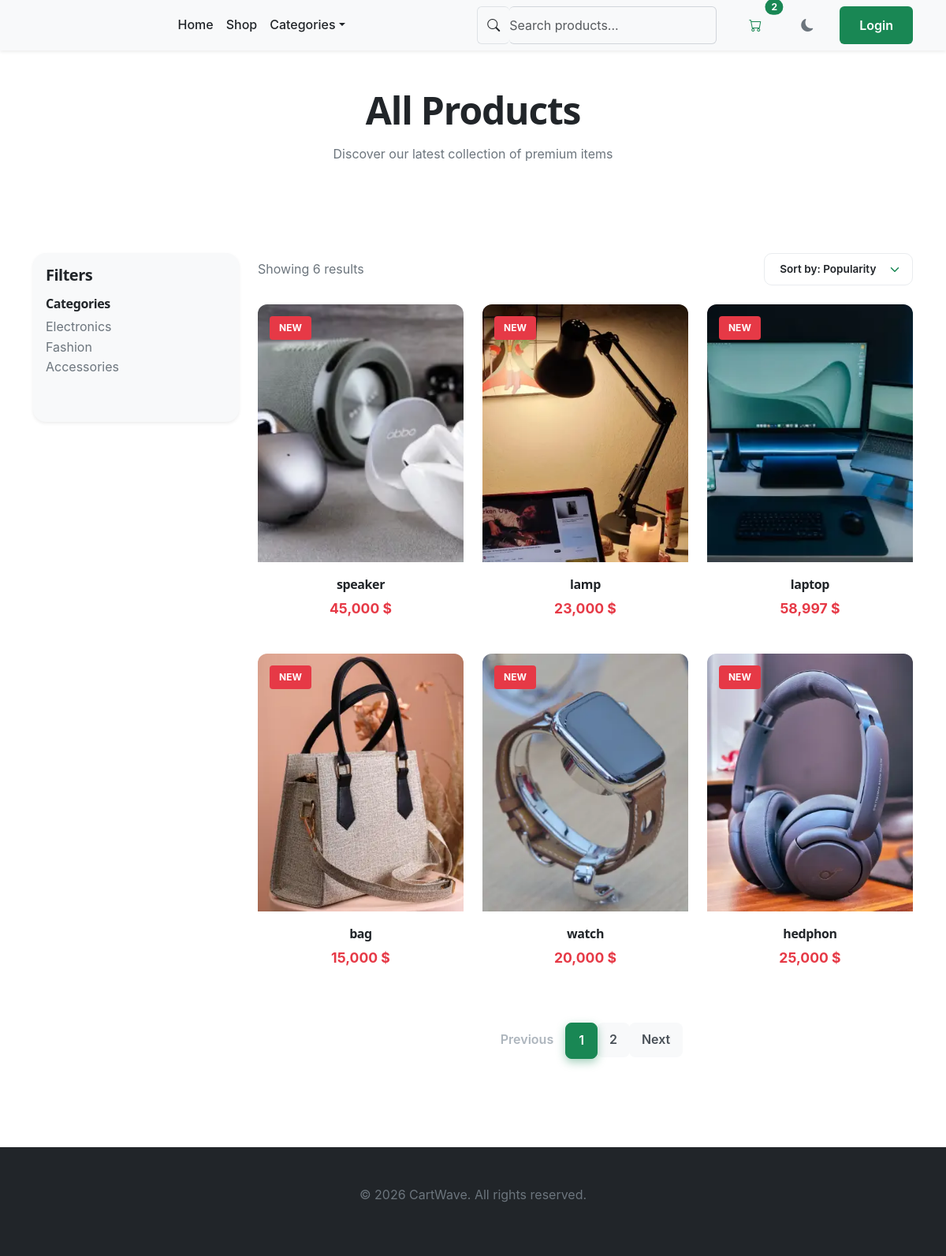
/shop/, run on an earlier commit of the app's database.
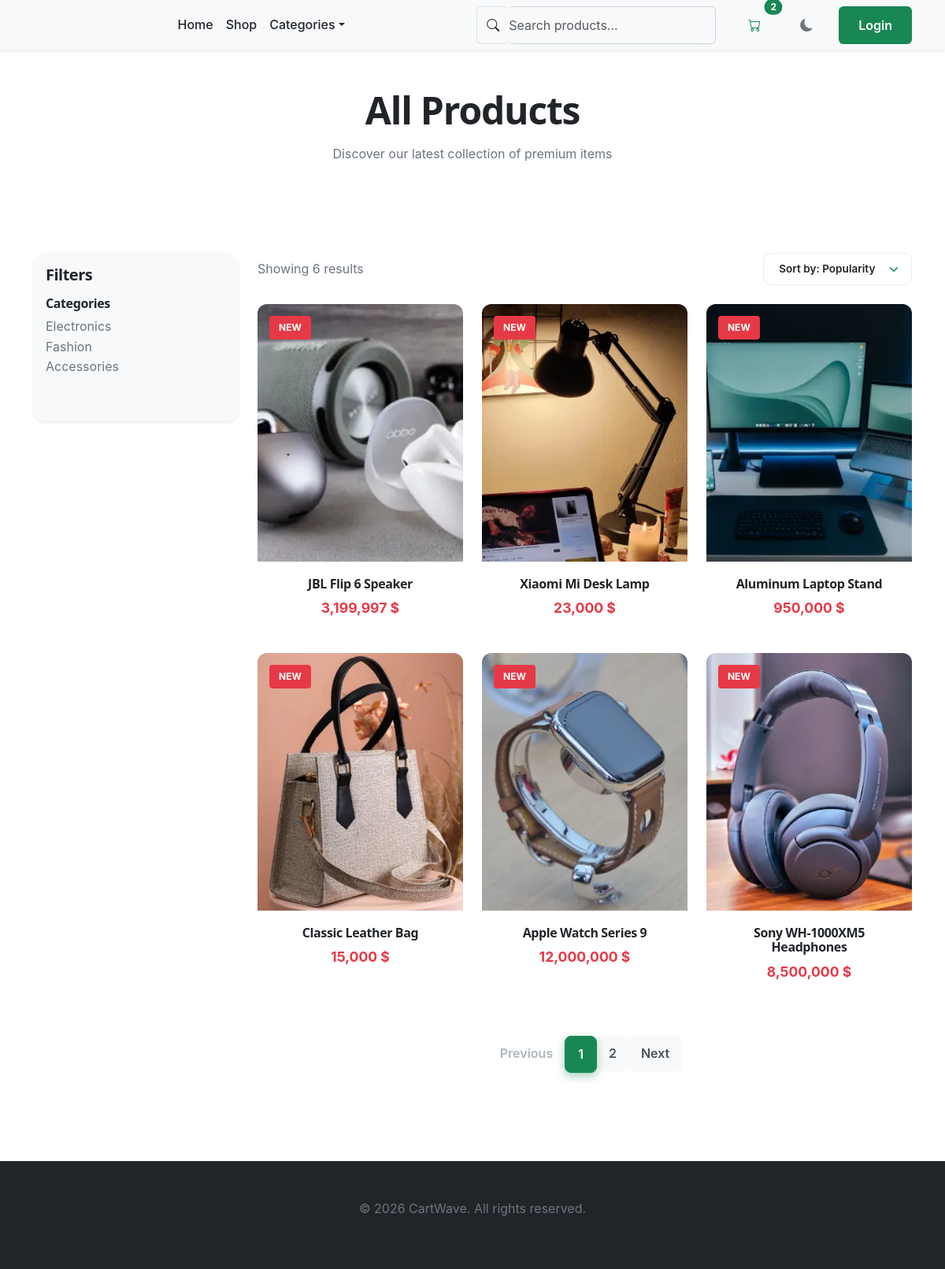
And on a later commit of the database.
### products/models.py (models this page shows, shortened)
class Product(models.Model):
    name = models.CharField(max_length=200)
    description = models.TextField(blank=True)
    price = models.IntegerField()
    image = models.ImageField(upload_to="products/",blank=True)
    is_active = models.BooleanField(default=True)
    is_featured = models.BooleanField(default=False)
    created_at = models.DateTimeField(auto_now_add=True)
    class Meta:
        ordering = ['-created_at']

### products/views.py (the view)
# urls.py: path("shop/", shop, name="shop"),
def shop(request):
    products = Product.objects.filter(is_active=True).order_by('-created_at')
    site_config = SiteConfig.objects.first()
    return render(request, "shop.html", {
        "products": products,
        "site_config": site_config
        })

### templates/shop.html (shortened to what this page needs)
{% extends "base.html" %}
{% load static humanize %}
{% block content %}
    <section class="py-5 text-center">
      <div class="container">
        <h1 class="fw-bold mb-3">All Products</h1>
        <p class="text-muted">Discover our latest collection of premium items</p>
      </div>
    </section>
    <section class="py-5">
      <div class="container">
        <div class="row g-4">
          <aside class="col-lg-3">
            <div class="card border-0 shadow-sm p-3">
              <h5 class="fw-bold mb-3">Filters</h5>
              <div class="mb-4">
                <h6 class="fw-semibold">Categories</h6>
                <ul class="list-unstyled">
                  <li><a href="#" class="text-decoration-none text-muted">Electronics</a></li>
                  <li><a href="#" class="text-decoration-none text-muted">Fashion</a></li>
                  <li><a href="#" class="text-decoration-none text-muted">Accessories</a></li>
                </ul>
              </div>
            </div>
          </aside>
          <main class="col-lg-9">
            <div class="d-flex justify-content-between align-items-center mb-4">
              <span class="text-muted">Showing {{ products|length }} results</span>
              <select class="shop-sort-select w-auto form-select">
                <option>Sort by: Popularity</option>
              </select>
            </div>
            <div class="row g-4">
               {% for product in products %}
              <div class="col-lg-4 col-md-6">
                <div class="product-card-modern">
                  <div class="product-image-wrapper">
                    <span class="badge-new">New</span>
                    <img src="{{ product.image.url }}" alt="{{ product.name }}" />
                  </div>
                  <div class="product-info">
                    <h6 class="product-title">{{ product.name }}</h6>
                    <p class="product-price">{{ product.price|intcomma }} $</p>
                  </div>
                </div>
              </div>
              {% empty %}
                <div class="col-12 text-center py-5">
                  <p>No active products available yet!</p>
                </div>
              {% endfor %}
            </div>
            <nav aria-label="Page navigation" class="mt-5">
              <ul class="pagination justify-content-center">
                <li class="page-item disabled">
                  <a class="page-link" href="javascript:void(0)" tabindex="-1">Previous</a>
                </li>
                <li class="page-item active"><a class="page-link" href="javascript:void(0)">1</a></li>
                <li class="page-item"><a class="page-link" href="javascript:void(0)">2</a></li>
                <li class="page-item"><a class="page-link" href="javascript:void(0)">Next</a></li>
              </ul>
            </nav>
          </main>
        </div>
      </div>
    </section>
{% endblock %}

What changed in the data, as far as the page shows it:
changed Product: name "speaker" → "JBL Flip 6 Speaker"; price "45,000" → "3,199,997"
changed Product: name "lamp" → "Xiaomi Mi Desk Lamp"
changed Product: name "laptop" → "Aluminum Laptop Stand"; price "58,997" → "950,000"
changed Product: name "bag" → "Classic Leather Bag"
changed Product: name "watch" → "Apple Watch Series 9"; price "20,000" → "12,000,000"
changed Product: name "hedphon" → "Sony WH-1000XM5 Headphones"; price "25,000" → "8,500,000"
